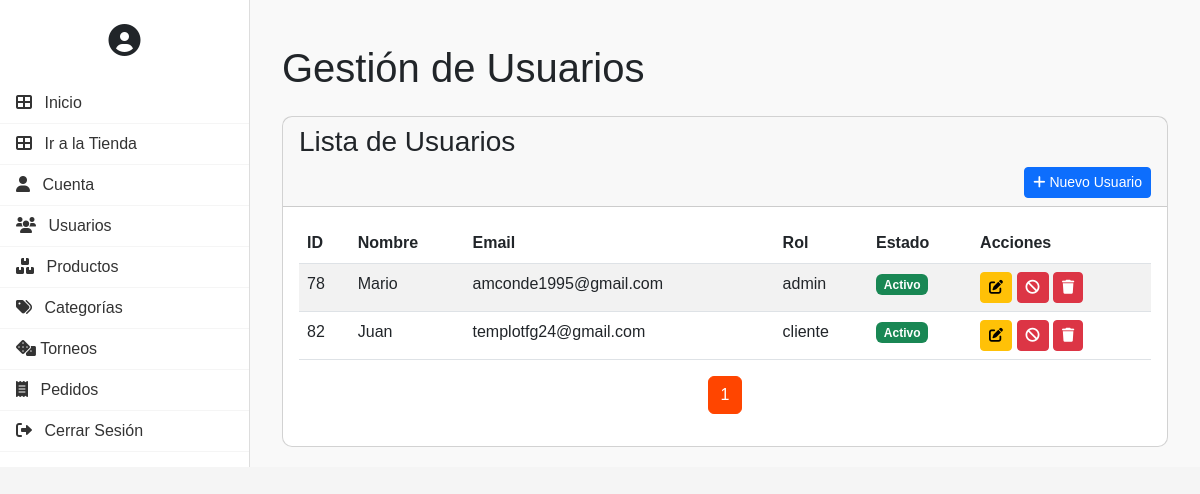
The app's page /controllers/User_Controller.php?action=listUsers (signed in) with its own data.
### tables this page shows
CREATE TABLE `usuarios` (
  `ID_Usuario` int(11) NOT NULL,
  `Nombre` varchar(100) NOT NULL,
  `Apellido` varchar(100) NOT NULL,
  `Direccion` varchar(255) DEFAULT NULL,
  `Telefono` varchar(20) DEFAULT NULL,
  `Email` varchar(100) NOT NULL,
  `Password` varchar(255) NOT NULL,
  `Rol` varchar(50) NOT NULL,
  `Estado` varchar(50) NOT NULL,
  `imagen_perfil` varchar(255) DEFAULT NULL,
  `fecha_registro` timestamp NOT NULL DEFAULT current_timestamp(),
  `CodigoActivacion` varchar(100) DEFAULT NULL,
  `Activado` tinyint(1) DEFAULT 0,
  `reset_token` varchar(255) DEFAULT NULL,
  `reset_token_expiration` datetime DEFAULT NULL
);

### models/utils.php (called while the page is built, shortened)
<?php
class Utils
{
    public static function conectar()
    {
        try {
            require_once("../config/global.php");
            $conPDO = new PDO("mysql:host=" . $DB_SERVER . ";dbname=" . $DB_SCHEMA, $DB_USER, $DB_PASSWD);
            $conPDO->setAttribute(PDO::ATTR_ERRMODE, PDO::ERRMODE_EXCEPTION);
            return $conPDO;
        } catch (PDOException $e) {
            print "¡Error al conectar!: " . $e->getMessage() . "<br/>";
            return null;
        }
    }
}

### models/User_Model.php (called while the page is built, shortened)
<?php
require_once '../models/utils.php';
class User_Model
{
    private $db;
    public function __construct()
    {
        $this->db = Utils::conectar();
    }
    public function getUserCount()
    {
        try {
            $query = "SELECT COUNT(*) as count FROM usuarios";
            $stmt = $this->db->query($query);
            $result = $stmt->fetch(PDO::FETCH_ASSOC);
            return $result['count'];
        } catch (PDOException $e) {
            echo "Error: " . $e->getMessage();
            return 0;
        }
    }
    public function getUsersByPage($page, $items_per_page)
    {
        $offset = ($page - 1) * $items_per_page;
        try {
            $query = "SELECT * FROM usuarios LIMIT :offset, :items_per_page";
            $stmt = $this->db->prepare($query);
            $stmt->bindParam(':offset', $offset, PDO::PARAM_INT);
            $stmt->bindParam(':items_per_page', $items_per_page, PDO::PARAM_INT);
            $stmt->execute();
            return $stmt->fetchAll(PDO::FETCH_ASSOC);
        } catch (PDOException $e) {
            echo "Error: " . $e->getMessage();
            return [];
        }
    }
}

### views/user/user_list_views.php (the view, shortened to what this page needs)
<!DOCTYPE html>
<html lang="es">
<head>
    <link href="https://cdn.jsdelivr.net/npm/bootstrap@5.3.0/dist/css/bootstrap.min.css" rel="stylesheet">
    <link rel="stylesheet" href="https://cdnjs.cloudflare.com/ajax/libs/font-awesome/6.0.0-beta3/css/all.min.css">
    <link rel="stylesheet" href="../Assets/css/dashboard.css">
</head>
<body>
    <div id="wrapper">
        <?php include '../views/includes/sidebar_menu.php'; ?>
        <div id="page-content-wrapper">
            <div class="container-fluid">
                <h1 class="mt-4">Gestión de Usuarios</h1>
                <div class="card mt-4">
                    <div class="card-header">
                        <h3 class="card-title">Lista de Usuarios</h3>
                        <button class="btn btn-primary btn-sm float-end" data-bs-toggle="modal" data-bs-target="#modalUsuario"><i class="fas fa-plus"></i> Nuevo Usuario</button>
                    </div>
                    <div class="card-body">
                        <table class="table table-striped">
                            <thead>
                                <tr>
                                    <th>ID</th>
                                    <th>Nombre</th>
                                    <th>Email</th>
                                    <th>Rol</th>
                                    <th>Estado</th>
                                    <th>Acciones</th>
                                </tr>
                            </thead>
                            <tbody>
                                <?php foreach ($usuarios as $usuario): ?>
                                <tr>
                                    <td><?php echo $usuario['ID_Usuario']; ?></td>
                                    <td><?php echo $usuario['Nombre']; ?></td>
                                    <td><?php echo $usuario['Email']; ?></td>
                                    <td><?php echo $usuario['Rol']; ?></td>
                                    <td><span class="badge bg-<?php echo $usuario['Estado'] == 'activo' ? 'success' : 'danger'; ?>"><?php echo ucfirst($usuario['Estado']); ?></span></td>
                                    <td>
                                        <a href="User_Controller.php?action=editUser&id=<?php echo $usuario['ID_Usuario']; ?>" class="btn btn-warning btn-sm"><i class="fas fa-edit"></i></a>
                                        <button type="button" class="btn btn-<?php echo $usuario['Estado'] == 'activo' ? 'danger' : 'success'; ?> btn-sm" data-bs-toggle="modal" data-bs-target="#modalBan" data-user="<?php echo $usuario['ID_Usuario']; ?>" data-action="<?php echo $usuario['Estado'] == 'activo' ? 'ban' : 'unban'; ?>"><i class="fas fa-<?php echo $usuario['Estado'] == 'activo' ? 'ban' : 'check'; ?>"></i></button>
                                        <button type="button" class="btn btn-danger btn-sm" onclick="showDeleteModal('<?php echo $usuario['ID_Usuario']; ?>')"><i class="fas fa-trash"></i></button>
                                    </td>
                                </tr>
                                <?php endforeach; ?>
                            </tbody>
                        </table>
                        <nav aria-label="Page navigation example">
                            <ul class="pagination">
                                <?php for ($i = 1; $i <= $total_pages; $i++): ?>
                                    <li class="page-item <?php echo $i == $page ? 'active' : ''; ?>">
                                        <a class="page-link" href="User_Controller.php?action=listUsers&page=<?php echo $i; ?>"><?php echo $i; ?></a>
                                    </li>
                                <?php endfor; ?>
                            </ul>
                        </nav>
                    </div>
                </div>
            </div>
        </div>
    </div>
</body>
</html>

### Assets/css/dashboard.css (style rules this page uses)
body { font-family: 'Arial', sans-serif; background-color: #f5f5f5; }
#wrapper { display: flex; width: 100%; }
#page-content-wrapper { flex: 1; padding: 20px; background-color: #f9f9f9; }
.card { border-radius: 10px; }
.pagination { justify-content: center; }
.pagination .page-link { color: #ff4500; }
.pagination .page-item.active .page-link { background-color: #ff4500; border-color: #ff4500; color: white; }

### records on screen
usuarios: ID_Usuario "78", Nombre "Mario", Email "amconde1995@gmail.com", Rol "admin", Estado "Activo"
usuarios: ID_Usuario "82", Nombre "Juan", Email "templotfg24@gmail.com", Rol "cliente", Estado "Activo"
